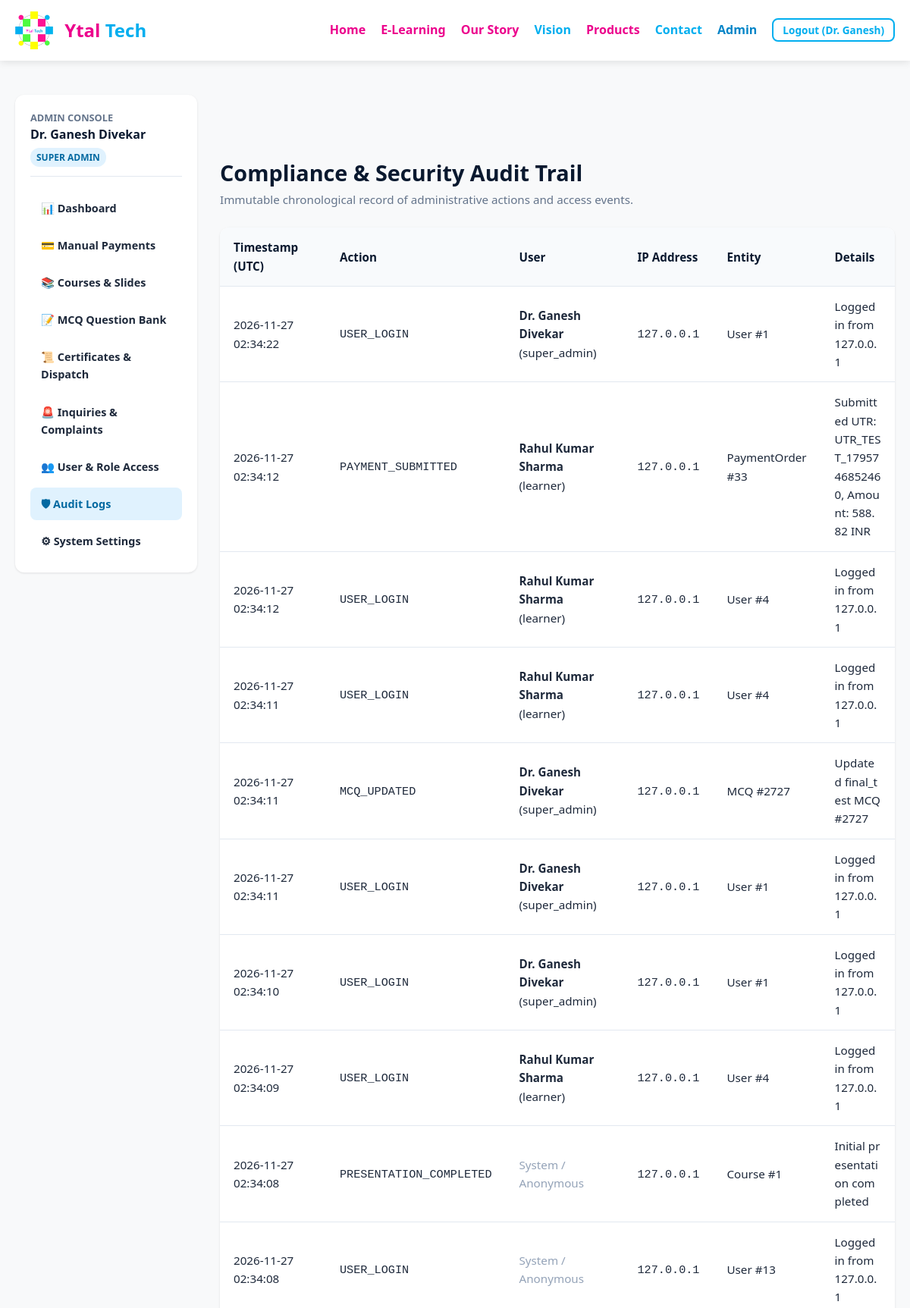
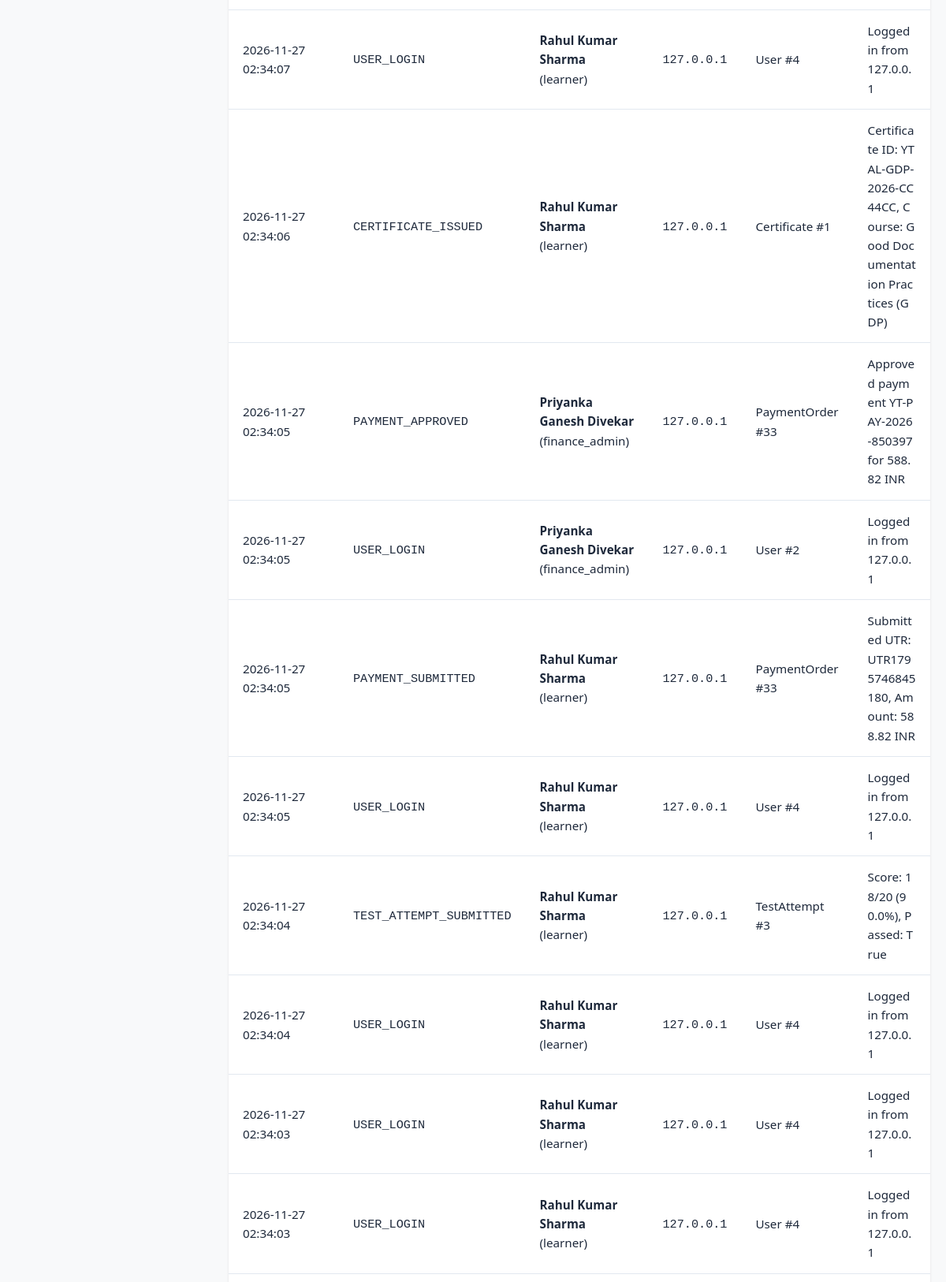
/elearning/admin/audit-logs (signed in, upper part), run on the app's committed database (2 pictures, top to bottom).
### elearning/models.py (models this page shows, shortened)
class User(db.Model):
    __tablename__ = 'users'
    id = db.Column(db.Integer, primary_key=True)
    email = db.Column(db.String(255), unique=True, nullable=False, index=True)
    password_hash = db.Column(db.String(255), nullable=True)
    first_name = db.Column(db.String(100), nullable=False)
    middle_name = db.Column(db.String(100), nullable=True)
    last_name = db.Column(db.String(100), nullable=False)
    age = db.Column(db.Integer, nullable=True)
    gender = db.Column(db.String(20), nullable=True)
    role = db.Column(db.String(50), nullable=False, default='learner')
    is_verified = db.Column(db.Boolean, default=False)
    email_verification_token = db.Column(db.String(128), nullable=True)
    reset_password_token = db.Column(db.String(128), nullable=True)
    reset_token_expiry = db.Column(db.DateTime, nullable=True)
    google_id = db.Column(db.String(100), nullable=True, unique=True)
    is_active = db.Column(db.Boolean, default=True)
    house_no = db.Column(db.String(100), nullable=True)
    building = db.Column(db.String(150), nullable=True)
    street = db.Column(db.String(150), nullable=True)
    area = db.Column(db.String(150), nullable=True)
    city = db.Column(db.String(100), nullable=True)
    state = db.Column(db.String(100), nullable=True)
    country = db.Column(db.String(100), default='India')
    pincode = db.Column(db.String(20), nullable=True)
    phone = db.Column(db.String(20), nullable=True)
    gstin = db.Column(db.String(30), nullable=True)
    organization_name = db.Column(db.String(200), nullable=True)
    billing_address = db.Column(db.Text, nullable=True)
    created_at = db.Column(db.DateTime, default=lambda: datetime.now(timezone.utc))
    updated_at = db.Column(db.DateTime, default=lambda: datetime.now(timezone.utc), onupdate=lambda: datetime.now(timezone.utc))
    enrolments = db.relationship('Enrolment', backref='user', lazy=True, cascade='all, delete-orphan')
    payment_orders = db.relationship('PaymentOrder', foreign_keys='PaymentOrder.user_id', backref='user', lazy=True)
    certificates = db.relationship('Certificate', backref='user', lazy=True)
    audit_logs = db.relationship('AuditLog', backref='user', lazy=True)
    @property
    def full_name(self):
        parts = [self.first_name, self.middle_name, self.last_name]
        return " ".join([p.strip() for p in parts if p and p.strip()])
    def has_role(self, *roles):
        if self.role == 'super_admin':
            return True
        return self.role in roles

class AuditLog(db.Model):
    __tablename__ = 'audit_logs'
    id = db.Column(db.Integer, primary_key=True)
    user_id = db.Column(db.Integer, db.ForeignKey('users.id'), nullable=True)
    action = db.Column(db.String(100), nullable=False, index=True)
    entity_type = db.Column(db.String(50), nullable=True)
    entity_id = db.Column(db.String(100), nullable=True)
    details = db.Column(db.Text, nullable=True)
    ip_address = db.Column(db.String(45), nullable=True)
    created_at = db.Column(db.DateTime, default=lambda: datetime.now(timezone.utc), index=True)

### elearning/admin.py (the view)
@admin_bp.route('/audit-logs')
@role_required('super_admin')
def audit_logs():
    logs = AuditLog.query.order_by(AuditLog.id.desc()).limit(150).all()
    return render_template('elearning/admin/audit_logs.html', logs=logs)

### elearning/auth.py (called while the page is built)
def get_current_user():
    user_id = session.get('user_id')
    if user_id:
        return db.session.get(User, user_id)
    return None

def role_required(*roles):
    from functools import wraps
    def decorator(f):
        @wraps(f)
        def decorated_function(*args, **kwargs):
            if 'user_id' not in session:
                flash("Authentication required.", "warning")
                return redirect(url_for('auth.login', next=request.url))
            user = get_current_user()
            if not user or not user.has_role(*roles):
                flash("You do not have permission to access this administrative resource.", "danger")
                return redirect(url_for('elearning.courses_list'))
            return f(*args, **kwargs)
        return decorated_function
    return decorator

### elearning/models.py (called while the page is built)
    @classmethod
    def get(cls, key, default=None):
        setting = cls.query.filter_by(key=key).first()
        return setting.value if setting and setting.value is not None else default

### templates/elearning/admin/audit_logs.html
{% extends 'elearning/admin/base_admin.html' %}
{% block admin_content %}
<div>
    <div style="display: flex; justify-content: space-between; align-items: center; margin-bottom: 25px;">
        <div>
            <h1 style="color: var(--dark-navy); font-size: 1.8rem;">Compliance & Security Audit Trail</h1>
            <p style="color: var(--text-muted); font-size: 0.95rem;">Immutable chronological record of administrative actions and access events.</p>
        </div>
    </div>
    <div style="background: var(--surface); border-radius: var(--radius-lg); box-shadow: var(--shadow-sm); overflow-x: auto;">
        <table class="data-table" style="font-size: 0.85rem;">
            <thead>
                <tr>
                    <th style="width: 140px;">Timestamp (UTC)</th>
                    <th>Action</th>
                    <th>User</th>
                    <th>IP Address</th>
                    <th>Entity</th>
                    <th>Details</th>
                </tr>
            </thead>
            <tbody>
                {% for log in logs %}
                    <tr>
                        <td>{{ log.created_at.strftime('%Y-%m-%d %H:%M:%S') }}</td>
                        <td><code>{{ log.action }}</code></td>
                        <td>
                            {% if log.user %}
                                <strong>{{ log.user.full_name }}</strong> ({{ log.user.role }})
                            {% else %}
                                <span style="color:#94a3b8;">System / Anonymous</span>
                            {% endif %}
                        </td>
                        <td><code>{{ log.ip_address }}</code></td>
                        <td>{{ log.entity_type }} #{{ log.entity_id }}</td>
                        <td style="max-width: 350px; word-break: break-all;">{{ log.details }}</td>
                    </tr>
                {% endfor %}
            </tbody>
        </table>
    </div>
</div>
{% endblock %}

### templates/elearning/admin/base_admin.html (shortened to what this page needs)
{% extends 'elearning/base.html' %}
{% block content %}
<div class="admin-layout">
    <aside class="admin-sidebar" aria-label="Admin Navigation">
        <div style="margin-bottom: 20px; padding-bottom: 12px; border-bottom: 1px solid var(--border-color);">
            <div style="font-size: 0.8rem; text-transform: uppercase; color: var(--text-muted); font-weight: 700;">Admin Console</div>
            <div style="font-weight: 700; color: var(--dark-navy);">{{ current_user.full_name }}</div>
            <span class="badge-role" style="margin-left: 0; margin-top: 4px; display: inline-block;">{{ current_user.role.replace('_', ' ') }}</span>
        </div>
        <ul class="admin-nav-list">
            <li class="admin-nav-item {% if request.endpoint == 'admin.dashboard' %}active{% endif %}">
                <a href="{{ url_for('admin.dashboard') }}">📊 Dashboard</a>
            </li>
            {% if current_user.has_role('super_admin', 'finance_admin') %}
                <li class="admin-nav-item {% if 'payment' in request.endpoint %}active{% endif %}">
                    <a href="{{ url_for('admin.payments_list') }}">💳 Manual Payments</a>
                </li>
            {% endif %}
            {% if current_user.has_role('super_admin', 'course_admin', 'content_editor') %}
                <li class="admin-nav-item {% if 'course' in request.endpoint or 'slide' in request.endpoint %}active{% endif %}">
                    <a href="{{ url_for('admin.courses_cms') }}">📚 Courses & Slides</a>
                </li>
                <li class="admin-nav-item {% if 'mcq' in request.endpoint %}active{% endif %}">
                    <a href="{{ url_for('admin.mcqs_list') }}">📝 MCQ Question Bank</a>
                </li>
            {% endif %}
            {% if current_user.has_role('super_admin', 'certificate_admin') %}
                <li class="admin-nav-item {% if 'certificate' in request.endpoint %}active{% endif %}">
                    <a href="{{ url_for('admin.certificates_list') }}">📜 Certificates & Dispatch</a>
                </li>
            {% endif %}
            {% if current_user.has_role('super_admin', 'support_agent') %}
                <li class="admin-nav-item {% if 'complaint' in request.endpoint %}active{% endif %}">
                    <a href="{{ url_for('admin.complaints_list') }}">🚨 Inquiries & Complaints</a>
                </li>
            {% endif %}
            {% if current_user.has_role('super_admin') %}
                <li class="admin-nav-item {% if 'user' in request.endpoint %}active{% endif %}">
                    <a href="{{ url_for('admin.users_list') }}">👥 User & Role Access</a>
                </li>
                <li class="admin-nav-item {% if 'audit' in request.endpoint %}active{% endif %}">
                    <a href="{{ url_for('admin.audit_logs') }}">🛡 Audit Logs</a>
                </li>
                <li class="admin-nav-item {% if 'setting' in request.endpoint %}active{% endif %}">
                    <a href="{{ url_for('admin.system_settings') }}">⚙ System Settings</a>
                </li>
            {% endif %}
        </ul>
    </aside>
    <section class="admin-main">
        {% block admin_content %}{% endblock %}
    </section>
</div>
{% endblock %}

### templates/elearning/base.html (shortened to what this page needs)
<!DOCTYPE html>
<html lang="en">
<head>
    <link rel="stylesheet" href="{{ url_for('static', filename='style.css') }}">
    <link rel="stylesheet" href="{{ url_for('static', filename='elearning/elearning.css') }}">
</head>
<body class="elearning-body">
    <header>
        <nav aria-label="Main Navigation">
            <a href="{{ url_for('home') }}" class="logo-container">
                <img src="{{ url_for('static', filename='Ytal Tech logo.jpg') }}" alt="Ytal Tech Logo">
                <div class="logo-text">
                    <span class="logo-ytal">Ytal</span> <span class="logo-tech">Tech</span>
                </div>
            </a>
            <ul class="nav-links" id="navLinks">
                <li><a href="{{ url_for('home') }}">Home</a></li>
                <li><a href="{{ url_for('elearning.courses_list') }}" style="color:var(--secondary-color);font-weight:700;">E-Learning</a></li>
                <li><a href="{{ url_for('home') }}#story">Our Story</a></li>
                <li><a href="{{ url_for('home') }}#vision">Vision</a></li>
                <li><a href="{{ url_for('home') }}#products">Products</a></li>
                <li><a href="{{ url_for('home') }}#contact">Contact</a></li>
                {% if is_logged_in %}
                    {% if current_user.has_role('super_admin', 'course_admin', 'content_editor', 'finance_admin', 'certificate_admin', 'support_agent') %}
                        <li><a href="{{ url_for('admin.dashboard') }}" style="color:#0284c7;font-weight:700;">Admin</a></li>
                    {% endif %}
                    <li>
                        <a href="{{ url_for('auth.logout') }}" class="btn-outline" style="padding:4px 12px;font-size:0.85rem;">Logout ({{ current_user.first_name }})</a>
                    </li>
                {% else %}
                    <li><a href="{{ url_for('auth.login') }}" style="color:var(--primary-color);">Login</a></li>
                    <li><a href="{{ url_for('auth.register') }}" class="btn" style="padding:6px 14px;font-size:0.85rem;color:#fff;">Sign Up</a></li>
                {% endif %}
            </ul>
        </nav>
    </header>
    <main id="main-content" class="main-content">
        {% block content %}{% endblock %}
    </main>
</body>
</html>

### static/style.css (style rules this page uses)
:root { --primary-color: #00AEEF; --secondary-color: #EC008C; --accent-green: #39B54A; --accent-yellow: #FFF200; --bg-light: #F8F9FA; --bg-white: #FFFFFF; --text-dark: #333333; --text-light: #666666; --font-family: 'Segoe UI', Roboto, Helvetica, Arial, sans-serif; }
* { margin: 0; padding: 0; box-sizing: border-box; scroll-behavior: smooth; }
body { font-family: var(--font-family); color: var(--text-dark); line-height: 1.6; background-color: var(--bg-white); }
header { position: sticky; top: 0; background-color: var(--bg-white); box-shadow: 0 2px 10px rgba(0,0,0,0.1); z-index: 1000; }
nav { display: flex; justify-content: space-between; align-items: center; padding: 15px 20px; max-width: 1200px; margin: 0 auto; }
.logo-container { display: flex; align-items: center; text-decoration: none; }
.logo-container img { height: 50px; margin-right: 15px; }
.logo-text { font-size: 1.5rem; font-weight: bold; }
.logo-ytal { color: var(--secondary-color); }
.logo-tech { color: var(--primary-color); }
.nav-links { list-style: none; display: flex; gap: 20px; }
.nav-links a { text-decoration: none; font-weight: 600; transition: opacity 0.3s ease; }
.nav-links li:nth-child(odd) a { color: var(--secondary-color); }
.nav-links li:nth-child(even) a { color: var(--primary-color); }
section { padding: 80px 0; }
section:nth-child(even) { background-color: var(--bg-light); }

### static/elearning/elearning.css (style rules this page uses)
:root { --primary: #00AEEF; --primary-hover: #0098d3; --secondary: #EC008C; --secondary-hover: #cf007b; --accent-green: #39B54A; --accent-yellow: #FFF200; --dark-navy: #0A192F; --surface: #FFFFFF; --surface-alt: #F8F9FA; --border-color: #E2E8F0; --text-primary: #1E293B; --text-muted: #64748B; --danger: #EF4444; --warning: #F59E0B; --success: #10B981; --radius-sm: 4px; --radius-md: 8px; --radius-lg: 12px; --shadow-sm: 0 1px 3px rgba(0,0,0,0.1); --shadow-md: 0 4px 12px rgba(0,0,0,0.08); --shadow-lg: 0 10px 25px rgba(0,0,0,0.12); }
.elearning-body { font-family: 'Segoe UI', Roboto, -apple-system, BlinkMacSystemFont, sans-serif; color: var(--text-primary); background-color: var(--surface-alt); min-height: 100vh; display: flex; flex-direction: column; }
.main-content { flex: 1; padding: 30px 0 60px; }
.badge-role { font-size: 0.75rem; padding: 3px 8px; border-radius: 12px; background-color: #e0f2fe; color: #0369a1; font-weight: 600; text-transform: uppercase; margin-left: 6px; }
.btn-outline { background: transparent; border: 2px solid var(--primary); color: var(--primary); padding: 8px 20px; border-radius: var(--radius-md); font-weight: 600; cursor: pointer; text-decoration: none; transition: all 0.2s ease; }
.admin-layout { display: grid; grid-template-columns: 240px 1fr; gap: 30px; max-width: 1400px; margin: 0 auto; padding: 0 20px; }
.admin-sidebar { background: var(--surface); border-radius: var(--radius-lg); box-shadow: var(--shadow-sm); padding: 20px; height: fit-content; }
.admin-nav-list { list-style: none; display: flex; flex-direction: column; gap: 6px; }
.admin-nav-item a { display: flex; align-items: center; gap: 10px; padding: 10px 14px; border-radius: var(--radius-md); color: var(--text-primary); text-decoration: none; font-weight: 600; font-size: 0.9rem; transition: background 0.2s, color 0.2s; }
.admin-nav-item.active a, .admin-nav-item a:hover { background: #e0f2fe; color: #0369a1; }
.data-table { width: 100%; background: var(--surface); border-radius: var(--radius-md); box-shadow: var(--shadow-sm); border-collapse: collapse; overflow: hidden; }
.data-table th, .data-table td { padding: 14px 18px; text-align: left; border-bottom: 1px solid var(--border-color); font-size: 0.95rem; }
.data-table th { background: #f8fafc; color: var(--dark-navy); font-weight: 600; }

### data on the page
User: first_name "Dr. Ganesh", full_name "Dr. Ganesh Divekar", role.replace "SUPER ADMIN"
AuditLog: created_at "2026-11-27 02:34:22", action "USER_LOGIN", user.full_name "Dr. Ganesh Divekar", user.role "super_admin", ip_address "127.0.0.1", entity_type "User", entity_id "1", details "Logged in from 127.0.0.1"
AuditLog: created_at "2026-11-27 02:34:12", action "PAYMENT_SUBMITTED", user.full_name "Rahul Kumar Sharma", user.role "learner", ip_address "127.0.0.1", entity_type "PaymentOrder", entity_id "33", details "Submitted UTR: UTR_TEST_1795746852460, Amount: 588.82 INR"
AuditLog: created_at "2026-11-27 02:34:12", action "USER_LOGIN", user.full_name "Rahul Kumar Sharma", user.role "learner", ip_address "127.0.0.1", entity_type "User", entity_id "4", details "Logged in from 127.0.0.1"
AuditLog: created_at "2026-11-27 02:34:11", action "USER_LOGIN", user.full_name "Rahul Kumar Sharma", user.role "learner", ip_address "127.0.0.1", entity_type "User", entity_id "4", details "Logged in from 127.0.0.1"
AuditLog: created_at "2026-11-27 02:34:11", action "MCQ_UPDATED", user.full_name "Dr. Ganesh Divekar", user.role "super_admin", ip_address "127.0.0.1", entity_type "MCQ", entity_id "2727", details "Updated final_test MCQ #2727"
AuditLog: created_at "2026-11-27 02:34:11", action "USER_LOGIN", user.full_name "Dr. Ganesh Divekar", user.role "super_admin", ip_address "127.0.0.1", entity_type "User", entity_id "1", details "Logged in from 127.0.0.1"
AuditLog: created_at "2026-11-27 02:34:10", action "USER_LOGIN", user.full_name "Dr. Ganesh Divekar", user.role "super_admin", ip_address "127.0.0.1", entity_type "User", entity_id "1", details "Logged in from 127.0.0.1"
AuditLog: created_at "2026-11-27 02:34:09", action "USER_LOGIN", user.full_name "Rahul Kumar Sharma", user.role "learner", ip_address "127.0.0.1", entity_type "User", entity_id "4", details "Logged in from 127.0.0.1"
AuditLog: created_at "2026-11-27 02:34:08", action "PRESENTATION_COMPLETED", shows "System / Anonymous", ip_address "127.0.0.1", entity_type "Course", entity_id "1", details "Initial presentation completed"
AuditLog: created_at "2026-11-27 02:34:08", action "USER_LOGIN", shows "System / Anonymous", ip_address "127.0.0.1", entity_type "User", entity_id "13", details "Logged in from 127.0.0.1"
AuditLog: created_at "2026-11-27 02:34:07", action "USER_LOGIN", user.full_name "Rahul Kumar Sharma", user.role "learner", ip_address "127.0.0.1", entity_type "User", entity_id "4", details "Logged in from 127.0.0.1"
AuditLog: created_at "2026-11-27 02:34:06", action "CERTIFICATE_ISSUED", user.full_name "Rahul Kumar Sharma", user.role "learner", ip_address "127.0.0.1", entity_type "Certificate", entity_id "1", details "Certificate ID: YTAL-GDP-2026-CC44CC, Course: Good Documentation Practices (GDP)"
AuditLog: created_at "2026-11-27 02:34:05", action "PAYMENT_APPROVED", user.full_name "Priyanka Ganesh Divekar", user.role "finance_admin", ip_address "127.0.0.1", entity_type "PaymentOrder", entity_id "33", details "Approved payment YT-PAY-2026-850397 for 588.82 INR"
AuditLog: created_at "2026-11-27 02:34:05", action "USER_LOGIN", user.full_name "Priyanka Ganesh Divekar", user.role "finance_admin", ip_address "127.0.0.1", entity_type "User", entity_id "2", details "Logged in from 127.0.0.1"
AuditLog: created_at "2026-11-27 02:34:05", action "PAYMENT_SUBMITTED", user.full_name "Rahul Kumar Sharma", user.role "learner", ip_address "127.0.0.1", entity_type "PaymentOrder", entity_id "33", details "Submitted UTR: UTR1795746845180, Amount: 588.82 INR"
AuditLog: created_at "2026-11-27 02:34:05", action "USER_LOGIN", user.full_name "Rahul Kumar Sharma", user.role "learner", ip_address "127.0.0.1", entity_type "User", entity_id "4", details "Logged in from 127.0.0.1"
AuditLog: created_at "2026-11-27 02:34:04", action "TEST_ATTEMPT_SUBMITTED", user.full_name "Rahul Kumar Sharma", user.role "learner", ip_address "127.0.0.1", entity_type "TestAttempt", entity_id "3", details "Score: 18/20 (90.0%), Passed: True"
AuditLog: created_at "2026-11-27 02:34:04", action "USER_LOGIN", user.full_name "Rahul Kumar Sharma", user.role "learner", ip_address "127.0.0.1", entity_type "User", entity_id "4", details "Logged in from 127.0.0.1"
AuditLog: created_at "2026-11-27 02:34:03", action "USER_LOGIN", user.full_name "Rahul Kumar Sharma", user.role "learner", ip_address "127.0.0.1", entity_type "User", entity_id "4", details "Logged in from 127.0.0.1"
AuditLog: created_at "2026-11-27 02:34:03", action "USER_LOGIN", user.full_name "Rahul Kumar Sharma", user.role "learner", ip_address "127.0.0.1", entity_type "User", entity_id "4", details "Logged in from 127.0.0.1"
